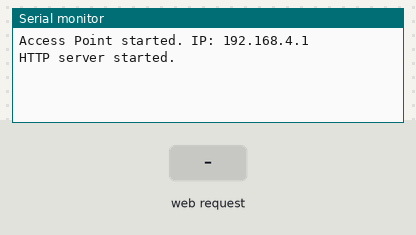
A sketch run on a simulated ESP32. Parts: the last lines printed to the serial monitor. The test bench sets the inputs (shaded band).

Above: at 1.2 s.
1.3 s: HTTP request GET /cmd?val=1 received
At 1.7 s:
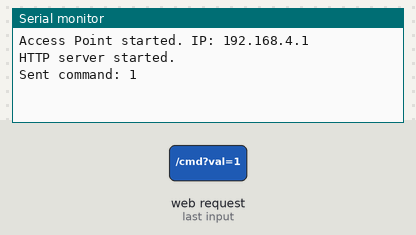
2.8 s: HTTP request GET /cmd?val=0 received
At 4.0 s:
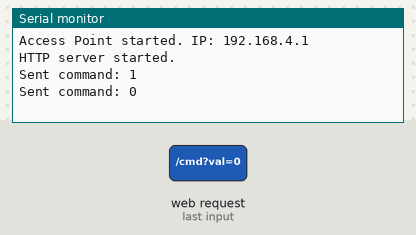

The sketch:

control_pump_motors.ino
```cpp
#include <WiFi.h>
#include <WebServer.h>

const char* ssid = "ESP32_Control";     // WiFi Hotspot name
const char* password = "CHANGE_ME";   // set the robot hotspot password before flashing      // WiFi Hotspot password

WebServer server(80);

// UNO connected via Serial2
// TX2 (ESP32) -> RX (Arduino UNO pin 0)
// RX2 (ESP32) -> TX (Arduino UNO pin 1)
#define RXD2 16
#define TXD2 17

void handleRoot() {
  String page =
  "<html>"
  "<head>"
  "<title>Robot + Pump Control</title>"
  "<style>"
  "body {text-align:center; font-family: Arial; background:#f4f4f4;}"
  "h2 {color:#333;}"
  "button {width:120px; height:60px; font-size:18px; margin:10px;"
  "border:none; border-radius:10px; background:#007bff; color:white;}"
  "button:hover {background:#0056b3;}"
  "</style>"
  "</head>"
  "<body>"
  "<h2>ESP32 Robot & Pump Controller</h2>"
  "<div>"
  "<button onclick=\"sendCmd('F')\">Forward</button><br>"
  "<button onclick=\"sendCmd('L')\">Left</button>"
  "<button onclick=\"sendCmd('S')\">Stop</button>"
  "<button onclick=\"sendCmd('R')\">Right</button><br>"
  "<button onclick=\"sendCmd('B')\">Backward</button>"
  "</div><hr>"
  "<h3>Pump Controls</h3>"
  "<div>"
  "<button onclick=\"sendCmd('P')\">Turn ON Pumps</button>"
  "<button onclick=\"sendCmd('p')\">Turn OFF Pumps</button><br>"
  "</div>"
  "<script>"
  "function sendCmd(cmd){"
  " fetch('/cmd?val='+cmd);"
  "}"
  "</script>"
  "</body>"
  "</html>";

  server.send(200, "text/html", page);
}

void handleCommand() {
  if (server.hasArg("val")) {
    char cmd = server.arg("val")[0];
    Serial2.write(cmd);  // send command to Arduino UNO
    Serial.println(String("Sent command: ") + cmd);
    server.send(200, "text/plain", "OK");
  } else {
    server.send(400, "text/plain", "Bad Request");
  }
}

void setup() {
  Serial.begin(115200);
  Serial2.begin(9600, SERIAL_8N1, RXD2, TXD2);

  // Create Access Point (Hotspot)
  WiFi.softAP(ssid, password);
  Serial.print("Access Point started. IP: ");
  Serial.println(WiFi.softAPIP());

  server.on("/", handleRoot);
  server.on("/cmd", handleCommand);
  server.begin();
  Serial.println("HTTP server started.");
}

void loop() {
  server.handleClient();
}
```

Measured:
- after the input at 1.3 s, the serial monitor: prints a new line at once (image 1)
- after the input at 2.8 s, the serial monitor: prints a new line at once (image 2)
